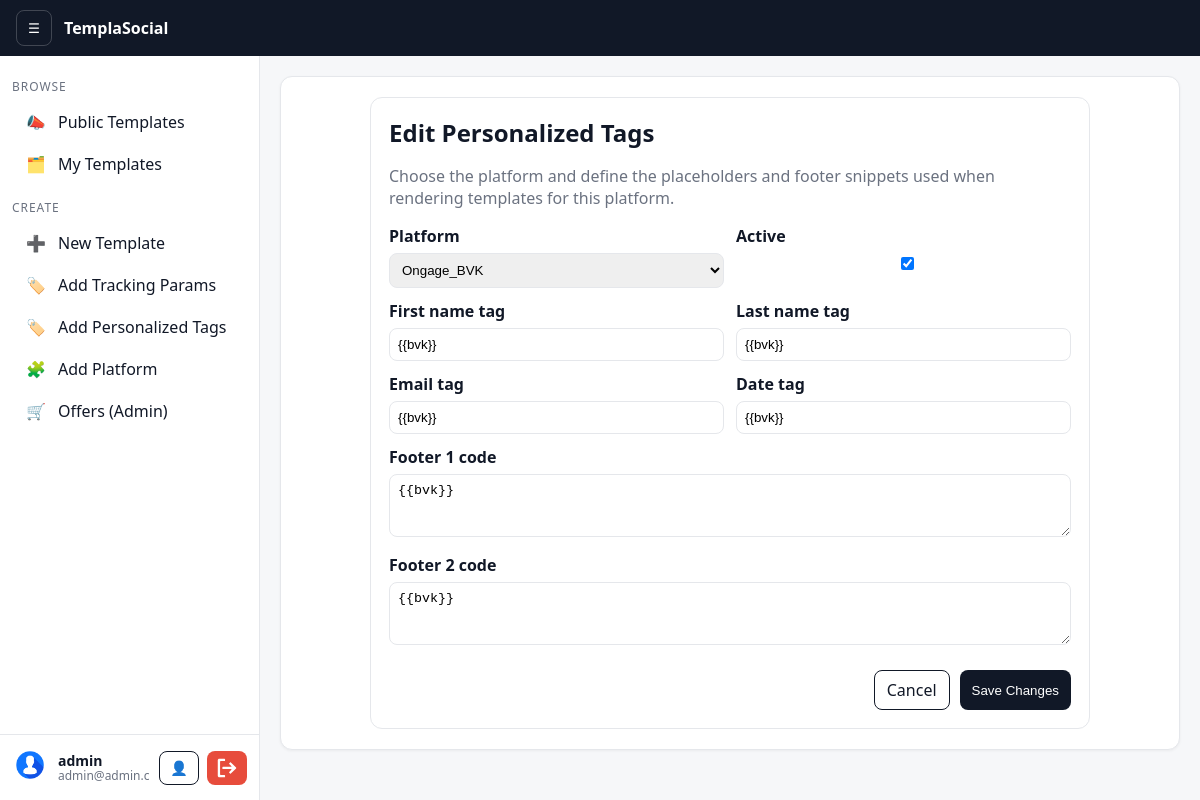
/catalog/personalized-tags/7/edit/ (signed in), run on the app's committed database.
### accounts/models.py (models this page shows, shortened)
class Profile(models.Model):
    user = models.OneToOneField(User, on_delete=models.CASCADE, related_name="profile")
    display_name = models.CharField(max_length=150, blank=True)
    company = models.CharField(max_length=150, blank=True)
    avatar = models.ImageField(upload_to=avatar_upload_to, blank=True, null=True)

### catalog/models.py (models this page shows, shortened)
class PersonalizedTag(models.Model):
    user = models.ForeignKey(settings.AUTH_USER_MODEL, on_delete=models.CASCADE, related_name="personalized_tags")
    platform = models.ForeignKey("Platform", on_delete=models.CASCADE, related_name="personalized_tags")
    first_name_tag = models.CharField(max_length=100, blank=True)
    last_name_tag = models.CharField(max_length=100, blank=True)
    date_tag = models.CharField(max_length=100, blank=True)
    email_tag = models.CharField(max_length=100, blank=True)
    footer1_code = models.TextField(blank=True)
    footer2_code = models.TextField(blank=True)
    is_active = models.BooleanField(default=True)
    created_at = models.DateTimeField(auto_now_add=True)
    updated_at = models.DateTimeField(auto_now=True)
    class Meta:
        constraints = [
            models.UniqueConstraint(fields=["user", "platform"], name="unique_user_platform_tag")
        ]
        verbose_name = "Personalized Tag Set"
        verbose_name_plural = "Personalized Tag Sets"

### catalog/views.py (the view)
# urls.py: path("personalized-tags/<int:pk>/edit/", views.personalized_tag_edit, name="personalized_tag_edit"),
@login_required
def personalized_tag_edit(request, pk):
    obj = get_object_or_404(PersonalizedTag, pk=pk, user=request.user)
    if request.method == "POST":
        form = PersonalizedTagForm(request.POST, instance=obj)
        if form.is_valid():
            form.save()
            messages.success(request, "Personalized tags updated.")
            return redirect("catalog:personalized_tag_list")
    else:
        form = PersonalizedTagForm(instance=obj)
    return render(request, "catalog/personalized_tag_form.html", {"form": form, "edit": True, "obj": obj})

### catalog/models.py (called while the page is built)
    def __str__(self):
        return self.name

### templates/catalog/personalized_tag_form.html (shortened to what this page needs)
{% extends 'base.html' %}
{% block content %}
<div class="card" style="max-width:720px;margin:auto;padding:18px">
  <h2 style="margin:0 0 12px 0">{% if edit %}Edit{% else %}Add{% endif %} Personalized Tags</h2>
  <p class="muted">Choose the platform and define the placeholders and footer snippets used when rendering templates for this platform.</p>
  <form method="post" style="display:flex;flex-direction:column;gap:12px">
    <div style="display:grid;grid-template-columns:1fr 1fr;gap:12px">
      <div>
        <label style="display:block;font-weight:600;margin-bottom:6px">Platform</label>
        {{form.platform}}
      </div>
      <div>
        <label style="display:block;font-weight:600;margin-bottom:6px">Active</label>
        {{ form.is_active }}
      </div>
    </div>
    <div style="display:grid;grid-template-columns:1fr 1fr;gap:12px">
      <div>
        <label style="display:block;font-weight:600;margin-bottom:6px">First name tag</label>
        {{ form.first_name_tag }}
      </div>
      <div>
        <label style="display:block;font-weight:600;margin-bottom:6px">Last name tag</label>
        {{ form.last_name_tag }}
      </div>
    </div>
 <div style="display:grid;grid-template-columns:1fr 1fr;gap:12px">
    <div>
        <label style="display:block;font-weight:600;margin-bottom:6px">Email tag</label>
        {{ form.email_tag }}
        {% for e in form.email_tag.errors %}<div style="color:#b91c1c">{{ e }}</div>{% endfor %}</div>
    <div>
      <label style="display:block;font-weight:600;margin-bottom:6px">Date tag</label>
      {{ form.date_tag }}
    </div></div>
    <div>
      <label style="display:block;font-weight:600;margin-bottom:6px">Footer 1 code</label>
      {{ form.footer1_code }}
    </div>
    <div>
      <label style="display:block;font-weight:600;margin-bottom:6px">Footer 2 code</label>
      {{ form.footer2_code }}
    </div>
    <div style="display:flex;gap:10px;justify-content:flex-end;margin-top:8px">
      <a href="{% url 'catalog:personalized_tag_list' %}" class="btn-outline">Cancel</a>
      <button type="submit" class="btn">{% if edit %}Save Changes{% else %}Create{% endif %}</button>
    </div>
  </form>
</div>
{% endblock %}

### templates/base.html (shortened to what this page needs)
<!doctype html>
<html>
<head>
</head>
<body>
  <header>
    <button class="toggle" onclick="toggleSidebar()" aria-label="Toggle sidebar">☰</button>
    <div class="brand"><a href="{% url 'emails:home' %}">TemplaSocial</a></div>
  </header>
  <div class="layout">
    <aside id="sidebar" class="sidebar" data-collapsible>
      <div class="side-scroll">
        <div class="side-group">
          <div class="side-group-title">BROWSE</div>
          <a class="side-link" href="{% url 'emails:home' %}" title="Public Templates">
            <span class="icon">📣</span><span class="label">Public Templates</span>
          </a>
          {% if user.is_authenticated %}
          <a class="side-link" href="{% url 'emails:my_templates' %}" title="My Templates">
            <span class="icon">🗂️</span><span class="label">My Templates</span>
          </a>
          {% endif %}
        </div>
        {% if user.is_authenticated %}
        <div class="side-group" style="margin-top:14px">
          <div class="side-group-title">CREATE</div>
          <a class="side-link" href="{% url 'emails:template_create' %}" title="New Template">
            <span class="icon">➕</span><span class="label">New Template</span>
          </a>
          <a class="side-link" href="{% url 'catalog:param_index' %}" title="Add Tracking Params">
            <span class="icon">🏷️</span><span class="label">Add Tracking Params</span>
          </a>
          <a class="side-link" href="{% url 'catalog:personalized_tag_list' %}" title="Personalized tags">
            <span class="icon">🏷️</span><span class="label">Add Personalized Tags</span>
          </a>
          <a class="side-link" href="{% url 'catalog:platform_list' %}" title="Add Platform">
            <span class="icon">🧩</span><span class="label">Add Platform</span>
          </a>
          {% if user.is_staff %}
          <a class="side-link" href="{% url 'catalog:offer_index' %}" title="Offers (Admin)">
            <span class="icon">🛒</span><span class="label">Offers (Admin)</span>
          </a>
          {% endif %}
        </div>
        {% endif %}
      </div>
      {% if user.is_authenticated %}
      <div class="side-footer">
        <div class="user-info" title="{{ user.username }}">
          <a href="#" onclick="openProfileModal(event)" style="text-decoration: none;">
            {% if user.profile and user.profile.avatar %}
            <img src="{{ user.profile.avatar.url }}" alt="Avatar"
              style="width:36px;height:36px;border-radius:50%;object-fit:cover;">
            {% else %}
            <div class="avatar">{{ user.username|slice:":1"|upper }}</div>
            {% endif %}
          </a><a href="" onclick="openProfileModal(event)" style="text-decoration: none;">
            <div class="user-text">
              <div class="user-name">
                {% if user.profile and user.profile.display_name %}
    {{ user.profile.display_name }}
  {% else %}
    {{ user.get_full_name|default:user.username }}
  {% endif %}
              </div>
              <div class="user-email">{{ user.email }}</div>
            </div>
          </a>
        </div>
        <div class="user-actions" style="display:flex; gap:8px; align-items:center;">
          <a href="" title="Profile" onclick="openProfileModal(event)" style="display:flex; align-items:center; justify-content:center;
              width:40px; height:34px; border:1px solid #111827;
              border-radius:8px; background:#fff; color:#111827;
              font-size:14px; text-decoration:none; cursor:pointer;">
            👤
          </a>
          <form method="post" action="{% url 'accounts:logout' %}" title="Logout" style="margin:0;">
            <button type="submit" style="display:flex; align-items:center; justify-content:center;
               width:40px; height:34px; border:none; border-radius:8px;
               background:#e74c3c; cursor:pointer;">
            </button>
          </form>
        </div>
      </div>
      {% endif %}
    </aside>
<main id="content" class="content" style="padding:20px;">
  <div class="content-card">
    {% block content %}{% endblock %}
  </div>
</main>
  </div>
</body>
</html>

### templates/base.html (style rules this page uses)
:root { --header-h: 56px; --sidebar-w: 260px; --sidebar-w-c: 64px; --bg: #f6f7f9; --ink: #111827; --muted: #6b7280; --bd: #e5e7eb; --brand: #111827; --btn: #111827; --btn-ink: #fff; --btn-danger: #e74c3c; --btn-danger-hover: #c0392b; }
* { box-sizing: border-box }
body { font-family: system-ui, -apple-system, Segoe UI, Roboto, Helvetica, Arial, sans-serif; margin: 0; background: var(--bg); color: var(--ink) }
a { color: var(--ink); text-decoration: none }
header { position: fixed; top: 0; left: 0; right: 0; z-index: 1000; height: var(--header-h); background: var(--brand); color: #fff; display: flex; align-items: center; gap: 12px; padding: 0 16px; }
.brand a { color: #fff; font-weight: 700 }
.toggle { width: 36px; height: 36px; border: 1px solid #ffffff33; border-radius: 8px; background: transparent; color: #fff; display: flex; align-items: center; justify-content: center; cursor: pointer }
.layout { padding-top: var(--header-h) }
.sidebar { position: fixed; top: var(--header-h); left: 0; bottom: 0; width: var(--sidebar-w); border-right: 1px solid var(--bd); background: #fff; z-index: 900; display: flex; flex-direction: column; transition: width .2s ease; }
.side-scroll { flex: 1; overflow: auto; padding: 12px }
.side-group-title { font-size: 12px; letter-spacing: .08em; color: var(--muted); margin: 10px 0 6px; transition: opacity .2s }
.side-link { display: flex; align-items: center; gap: 10px; padding: 10px 12px; border-radius: 10px; color: var(--ink); white-space: nowrap; }
.side-link .icon { width: 24px; display: inline-flex; align-items: center; justify-content: center }
.side-link .label { transition: opacity .2s; overflow: hidden; text-overflow: ellipsis }
.side-footer { border-top: 1px solid var(--bd); padding: 12px; display: flex; gap: 10px; align-items: center; justify-content: space-between; }
.user-info { display: flex; align-items: center; gap: 10px; overflow: hidden }
.user-text { display: flex; flex-direction: column; line-height: 1.1; max-width: 140px }
.user-name { font-size: 14px; font-weight: 600; white-space: nowrap; text-overflow: ellipsis; overflow: hidden }
.user-email { font-size: 12px; color: var(--muted); white-space: nowrap; text-overflow: ellipsis; overflow: hidden }
.btn { background: var(--btn); color: var(--btn-ink); border: none; border-radius: 8px; padding: 8px 12px; cursor: pointer }
.btn-outline { background: #fff; border: 1px solid var(--ink); color: var(--ink); border-radius: 8px; padding: 8px 12px; cursor: pointer }
.content { margin-left: var(--sidebar-w); padding: 18px 12px; min-height: calc(100vh - var(--header-h)); transition: margin-left .2s ease; }
.card { background: #fff; border: 1px solid var(--bd); border-radius: 12px; padding: 16px; margin-bottom: 16px }
.muted { color: var(--muted) }
input, select, textarea { width: 100%; padding: 8px; border: 1px solid var(--bd); border-radius: 8px }
.content-card { background:#fff;border:1px solid #e5e7eb;border-radius:12px;padding:20px;box-shadow:0 1px 3px rgba(0,0,0,.05) }

### data on the page
PersonalizedTag: platform "Ongage_BVK", is_active "☑", first_name_tag "{{bvk}}", last_name_tag "{{bvk}}", email_tag "{{bvk}}", date_tag "{{bvk}}", footer1_code "{{bvk}}", footer2_code "{{bvk}}"

### other printed values
{{ user.profile.display_name }} "admin"
